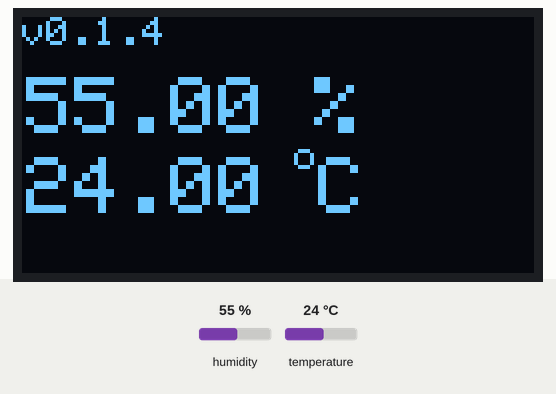
Recording of a sketch running on a simulated ESP32-S3. Shown: 128×64 one-colour display. The inputs (shaded band) are chosen by the test bench; at power-on: humidity 55 %, temperature 24 °C. The display library's start-up logo is not drawn.

Above: at 5.4 s.
5.5 s: humidity set to 22 %
At 8.0 s:
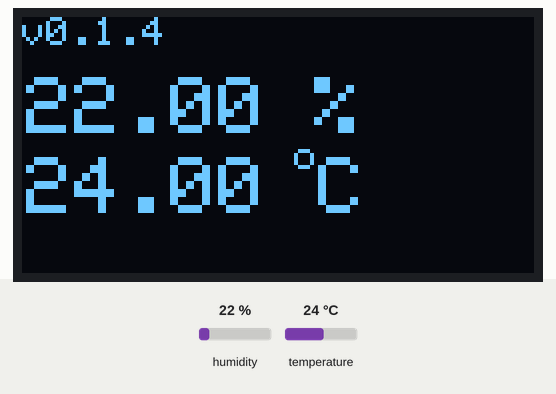
8.3 s: temperature set to 12 °C
At 9.6 s:
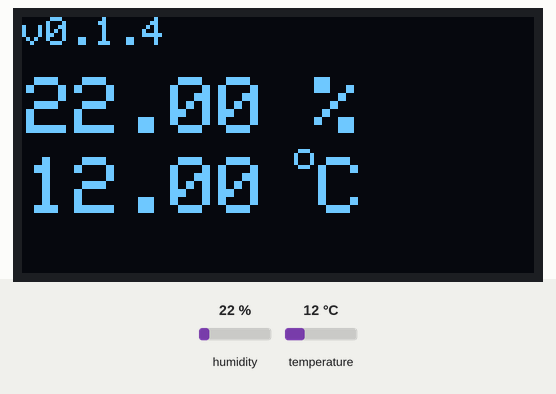
10.3 s: humidity set to 40 %
At 12.0 s:
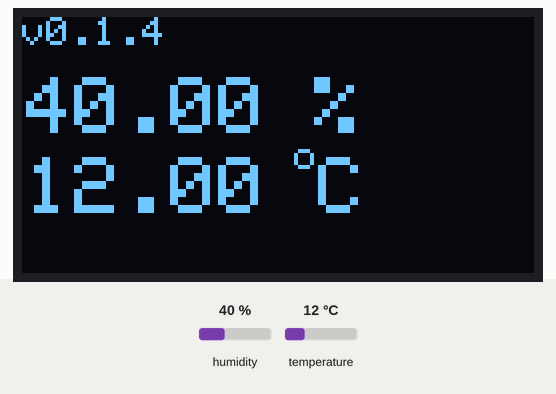
12.3 s: temperature set to 19 °C
At 13.8 s:
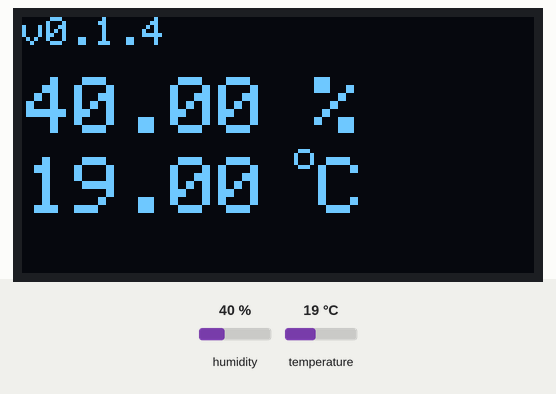
Timing chart, 0 to 15.3 s (numbered marks = the images above; inputs shaded):
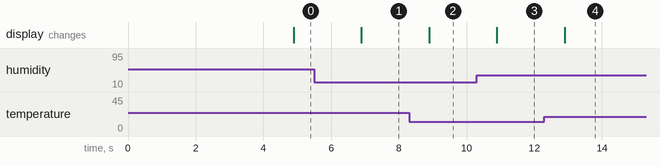

Measured:
- after the input at 5.5 s, the display: changes after 1.4 s (image 1)
- after the input at 8.3 s, the display: changes after 0.60 s (image 2)
- after the input at 10.3 s, the display: changes after 0.60 s (image 3)
- after the input at 12.3 s, the display: changes after 0.60 s (image 4)

The sketch:

Edgent_ESP32_WifiProvisioning_DHT_OLED.ino
```cpp
// (licence header left out)
/* Fill in information from your Blynk Template here */
/* Read more: https://bit.ly/BlynkInject */
#define BLYNK_TEMPLATE_ID "TMPLglVEp4km"
#define BLYNK_TEMPLATE_NAME "DHT"
//#define BLYNK_AUTH_TOKEN "ezxp4E-5AcbJn71AHAraiCq4eEbj82h4"
//#define BLYNK_WIFI_SSID "peteliskiu24"
//#define BLYNK_WIFI_PASS "pass"


#define BLYNK_FIRMWARE_VERSION        "0.1.4"

#define BLYNK_PRINT Serial
//#define BLYNK_DEBUG

#define APP_DEBUG

// Uncomment your board, or configure a custom board in Settings.h
#define USE_ESP32_DEV_MODULE
//#define USE_ESP32C3_DEV_MODULE
//#define USE_ESP32S2_DEV_KIT
//#define USE_WROVER_BOARD
//#define USE_TTGO_T7
//#define USE_TTGO_T_OI

#include "BlynkEdgent.h"

#include <SPI.h>
#include <Wire.h>
#include <Adafruit_GFX.h>
#include <Adafruit_SSD1306.h>

#define SCREEN_WIDTH 128 // OLED display width, in pixels
#define SCREEN_HEIGHT 64 // OLED display height, in pixels

#define OLED_RESET     -1 // Reset pin # (or -1 if sharing Arduino reset pin)
#define SCREEN_ADDRESS 0x3C ///< get adddress using I2C scanner
Adafruit_SSD1306 display(SCREEN_WIDTH, SCREEN_HEIGHT, &Wire, OLED_RESET);

#include <DHTesp.h>
#define DHTPIN 25     // Sensoriaus jungtis
DHTesp dht;
  float h =  -1; // kintamasis dregnumui
  float t =  -1; // kintamasis tempraturai

void updateOled() {

  display.clearDisplay();
  display.setTextSize(1);
  display.setTextColor(WHITE);

  display.setCursor (0,0) ;
  display.print ('v') ;
  display.print (BLYNK_FIRMWARE_VERSION) ;

  display.setTextSize(2);             // Draw 2X-scale text

  display.setCursor (1,15) ;
  display.print (h) ;
  display.print (" %") ;

  display.setCursor (1,35) ;
  display.print (t) ;
  // print degree symbols ( ° )
  display.drawCircle(70, 35, 2, WHITE);
  display.setCursor(74,35);
  display.print("C");

  display.display();
}

// This function creates the timer object. It's part of Blynk library
BlynkTimer timer;


void myTimer() {
  // This function describes what will happen with each timer tick
  // e.g. writing sensor value to datastream V5
  h = dht.getHumidity();
  t = dht.getTemperature();

	if (dht.getStatus() != 0) {
		Serial.println("DHT11 error status: " + String(dht.getStatusString()));
		return ;
	}
  Blynk.virtualWrite(V1, h);
  Blynk.virtualWrite(V2, t);
  updateOled() ;
}

void setup()
{
  Serial.begin(115200);

  // SSD1306_SWITCHCAPVCC = generate display voltage from 3.3V internally
  if(!display.begin(SSD1306_SWITCHCAPVCC, SCREEN_ADDRESS)) {
    Serial.println(F("SSD1306 allocation failed"));
    for(;;); // Don't proceed, loop forever
  }

  // Show initial display buffer contents on the screen --
  // the library initializes this with an Adafruit splash screen.
  display.display();
  delay(1000); // Pause for 1 seconds


  dht.setup(DHTPIN, DHTesp::DHT11);

  BlynkEdgent.begin();
  // Setting interval to send data to Blynk Cloud to 2000ms.
  // It means that data will be sent every 2 seconds
  timer.setInterval(2000L, myTimer);
}

void loop() {
  BlynkEdgent.run();

  // runs BlynkTimer
  timer.run();
}
```
